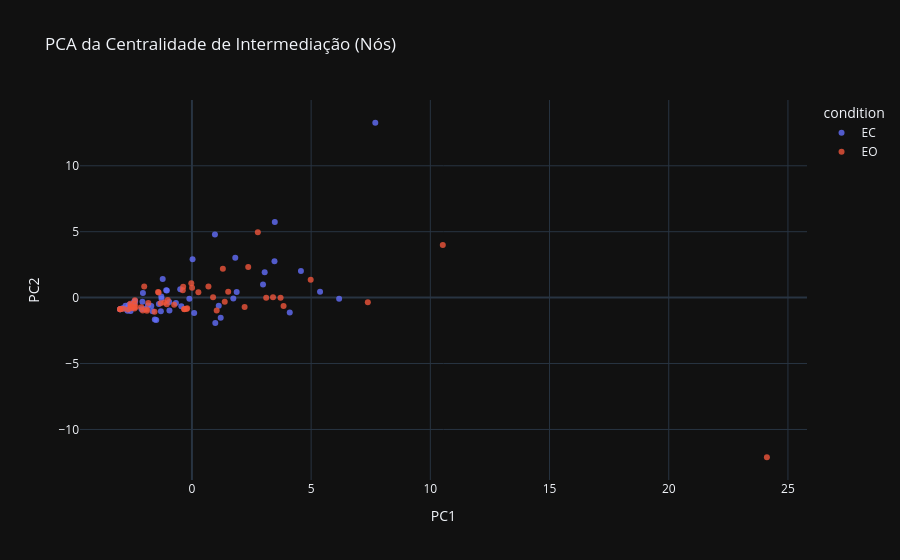

Here is the notebook cell this chart was saved with:
### Markdown cell above
Centralidade de Intermediação

### Code cell
pca_betweenness, loadings_betweenness = plot_pca_features(
    df_dataset,
    NODE_GROUPS["betweenness"],
    title="PCA da Centralidade de Intermediação (Nós)"
)

### Figure 1 — Plotly figure (JSON) as saved in the notebook; plotly's stock layout.template omitted (floating-point values rounded to 4 significant figures)
{"data": [{"hovertemplate": "condition=EC<br>PC1=%{x}<br>PC2=%{y}<extra></extra>", "legendgroup": "EC", "marker": {"color": "#636efa", "opacity": 0.8, "symbol": "circle"}, "mode": "markers", "name": "EC", "orientation": "v", "showlegend": true, "type": "scatter", "x": [7.691, -1.557, -1.846, -2.056, -2.796, -2.076, 3.475, 1.206, -1.051, 1.877, -1.497, -2.702, -2.519, -2.787, 3.463, -2.427, 2.982, -1.65, -0.6716, -2.7, 3.052, -2.91, -3.013, -1.284, 4.572, -1.079, 0.9649, -0.1075, 0.9801, 5.373, 1.125, -1.275, -2.485, 4.103, -1.226, -3.013, -1.979, -2.638, 1.736, 6.175, -2.408, -2.572, -1.704, -0.4453, 1.818, -0.9439, 0.09509, -1.386, 0.02648, -2.382, -2.114, -1.304, -0.4914, -0.9514], "xaxis": "x", "y": [13.26, -1.652, -0.5959, 0.3432, -0.8184, -0.3203, 5.736, -1.522, 0.5455, 0.4266, -1.689, -0.9886, -0.8041, -0.61, 2.754, -0.3098, 0.9942, -1.038, -0.417, -0.7685, 1.928, -0.8043, -0.8837, 0.08853, 2.016, 0.5623, 4.79, -0.07922, -1.929, 0.4418, -0.6118, -0.08995, -0.4854, -1.132, 1.422, -0.8837, -0.8662, -0.5494, -0.07218, -0.08839, -0.4224, -1.011, -0.6282, -0.6558, 3.026, -0.9741, -1.162, -0.4742, 2.914, -0.2621, -0.8843, -1.035, 0.6323, -0.3279], "yaxis": "y"}, {"hovertemplate": "condition=EO<br>PC1=%{x}<br>PC2=%{y}<extra></extra>", "legendgroup": "EO", "marker": {"color": "#EF553B", "opacity": 0.8, "symbol": "circle"}, "mode": "markers", "name": "EO", "orientation": "v", "showlegend": true, "type": "scatter", "x": [2.361, -1.014, -1.396, -2.123, 1.297, -1.163, -0.02706, -1.053, -0.3683, -1.316, -2.061, -3.013, -2.353, -2.002, 3.115, -1.889, 3.843, -0.3204, -0.383, -2.563, 2.21, -2.57, -3.013, -2.432, -0.7448, -1.421, 2.765, 1.521, -0.2246, 4.981, 3.719, -2.586, -1.83, 7.378, -1.888, -2.996, 0.8865, -2.556, 24.12, 10.52, -2.683, 3.401, -0.3258, 0.004841, -0.2001, 1.038, -1.568, -2.408, 0.2704, -2.407, -2.392, 1.376, 0.6921, -2.873], "xaxis": "x", "y": [2.321, -0.1804, 0.3925, -0.7221, 2.183, -0.3653, 1.082, -0.5084, 0.8321, -0.4337, -0.9829, -0.8837, -0.7037, 0.8454, -0.01066, -0.8896, -0.6384, -0.8799, 0.5567, -0.673, -0.7145, -0.6627, -0.8837, -0.721, -0.5457, 0.4257, 4.968, 0.4375, -0.8563, 1.351, -0.006856, -0.4735, -0.4001, -0.3513, -0.9877, -0.8585, 0.01978, -0.7982, -12.11, 3.996, -0.9057, 0.02804, -0.8687, 0.7579, -0.8155, -0.9739, -1.072, -0.8241, 0.4126, -0.4568, -0.1973, -0.3084, 0.8522, -0.8372], "yaxis": "y"}], "layout": {"legend": {"title": {"text": "condition"}, "tracegroupgap": 0}, "title": {"text": "PCA da Centralidade de Intermediação (Nós)"}, "xaxis": {"anchor": "y", "domain": [0, 1], "title": {"text": "PC1"}}, "yaxis": {"anchor": "x", "domain": [0, 1], "title": {"text": "PC2"}}}}
